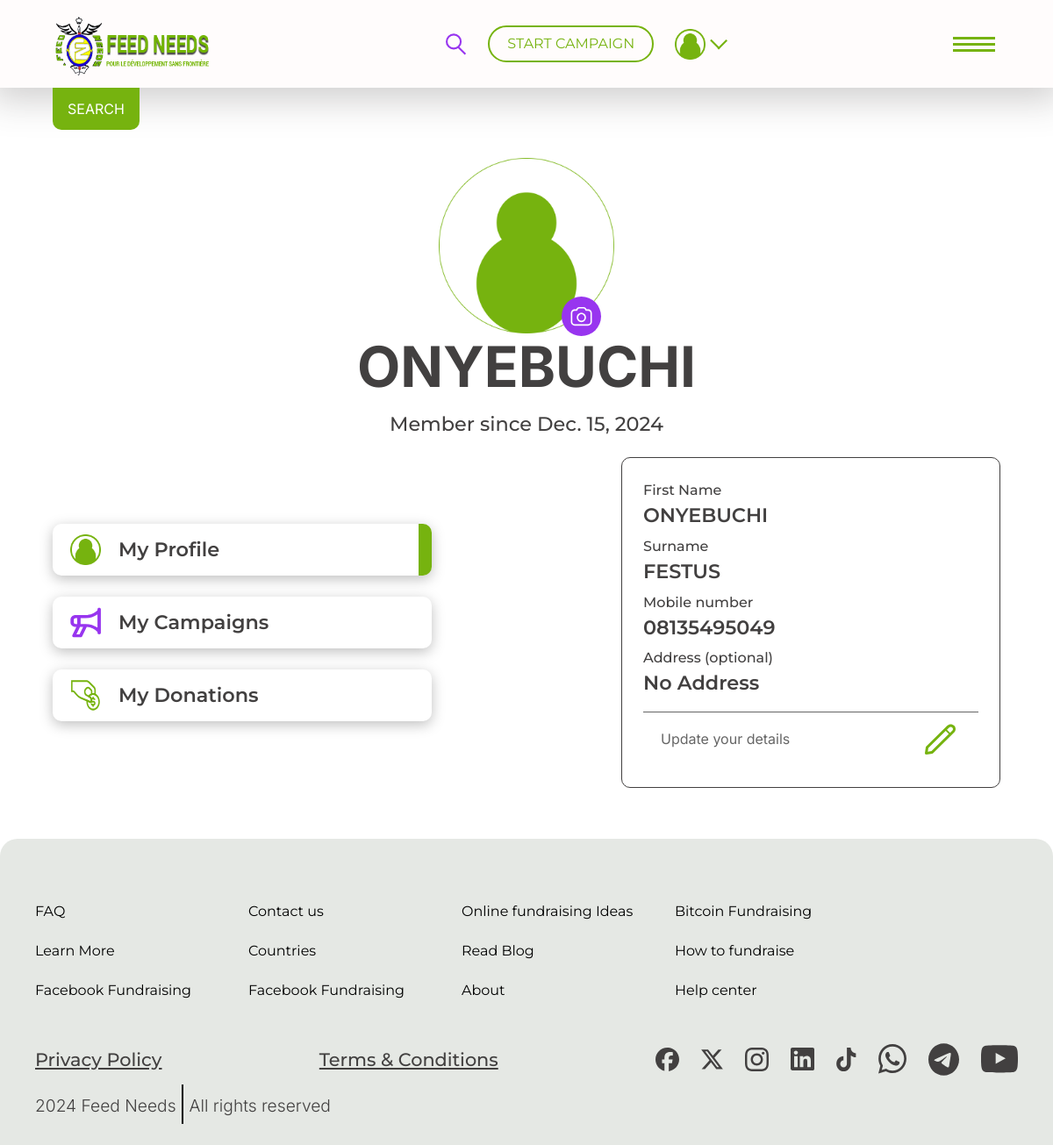
The page /profile (signed in) on the database as committed earlier.
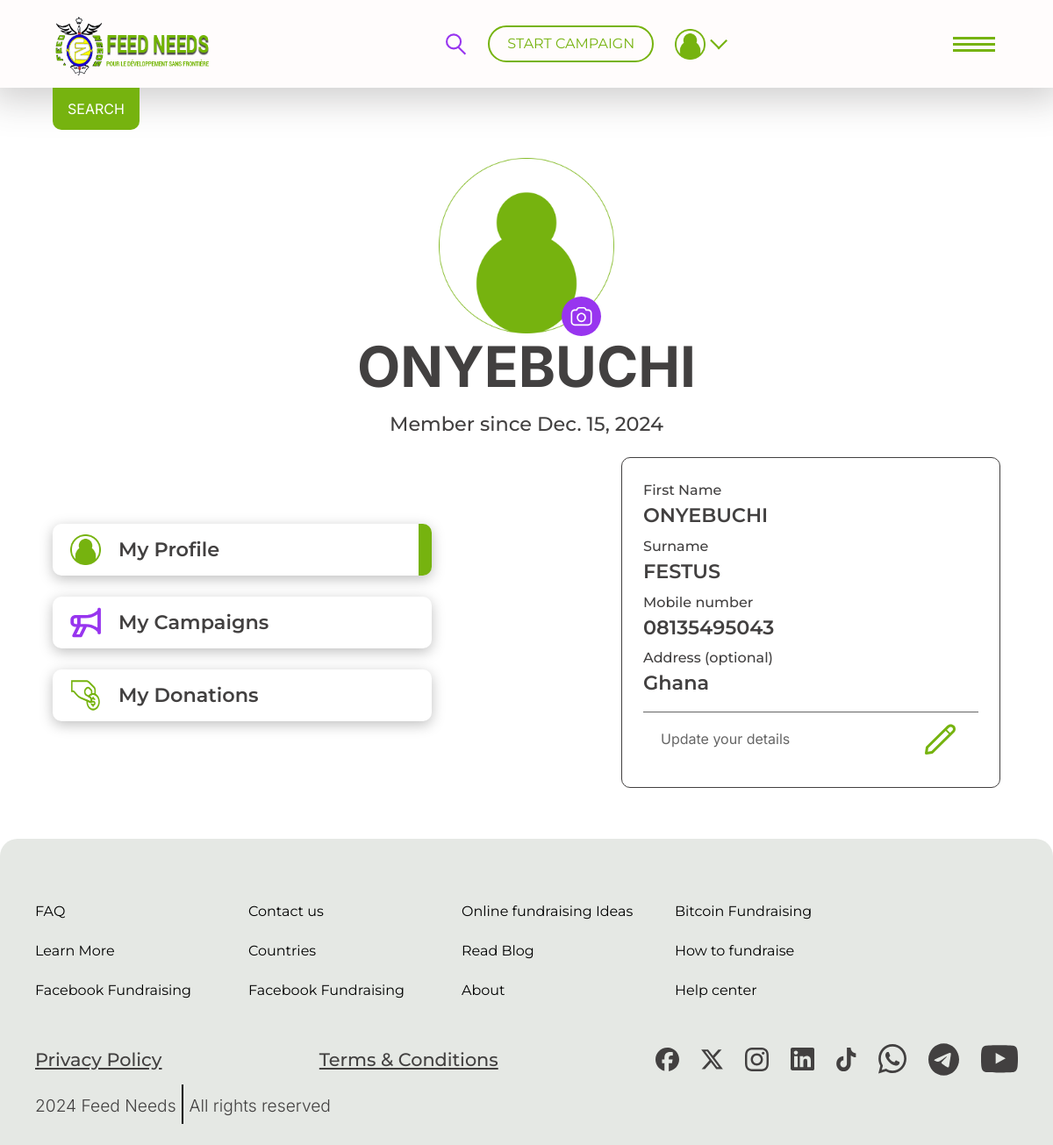
The same page on the database as committed later.
### base/models.py (models this page shows, shortened)
class CustomUser(AbstractUser):
    phone_number = models.CharField(max_length=15, null=True, blank=True)

class Profile(models.Model):
    user= models.ForeignKey(CustomUser, on_delete=models.CASCADE)
    address = models.CharField( max_length=100,null=True)

### base/views.py (the view, shortened to what this page needs)
# urls.py: path('profile',profile,name="profile"),
@login_required(login_url="login")
def profile(request):
    campaign = Campaign.objects.filter(user=request.user)
    profile = get_object_or_404(Profile, user=request.user)
    donations = Donation.objects.filter(campaign__user=request.user).select_related("campaign", "user")
    context = {
        "campaign": campaign,
        "donations": donations,
        "profile": profile,
    }
    return render(request, 'profile.html', context)

### base/templates/profile.html (shortened to what this page needs)
<!DOCTYPE html>
<html lang="en">
	<head>
		<link
			href="https://cdn.jsdelivr.net/npm/bootstrap@5.3.3/dist/css/bootstrap.min.css"
			rel="stylesheet"
		/>
		<link rel="stylesheet" href="../static/css/style.css" />
	</head>
	<body>
		<div class="profile page">
			<nav class="navbar sticky-top bos align-items-center bos">
				<div class="container">
					<img
						class="logo-img"
						src="../static/img/Feed-logo.png"
						alt="logo img"
					/>
					<div
						class="nav-util-cta-container ms-md-3 d-flex align-items-center gap-4"
					>
						<img
							class="search-icon"
							src="../static/img/svg/search-icon.svg"
							alt="search icon"
						/>
						<a href="#" class="start-camp-cta">START CAMPAIGN</a>
						<div class="profile-cta-container">
							<img
								class="profile-icon"
								src="../static/img/profile-icon.png"
								alt="profile icon"
							/>
							<img
								class="down-arrow"
								src="../static/img/svg/down-arrow.svg"
								alt="down arrow icon"
							/>
						</div>
					</div>
					<div class="hamburger">
						<span></span>
						<span></span>
						<span></span>
					</div>
				</div>
				<span class="page-highlight-span">SEARCH</span>
			</nav>
			<main class="light-bg-clr pd-down">
                <div class="flex-column justify-content-center">
                    <div class="profile-img-container pos-rel">
                        <img class="profile-page-img" src="../static/img/profile-img.png" alt="">
                        <span class="profile-camera-icon flex-center">
                            <img src="../static/img/svg/camera-icon.svg" alt="camera icon">
                        </span>
                    </div>
                    <h3 class="page-head text-center">{{request.user.first_name}}</h3>
                    <p class="mac-text-mid text-center">Member since {{ request.user.date_joined|date}}</p>
                </div>
                <div class="profile-main-content mt-3">
                    <div class="profile-util-container flex-column gap-4 align-items-start">
                        <div class="profile-util-item my-profile">
                            <div data-profile_cta="my-profile" class="profile-util-item-head">
                                <img class="icon" src="../static/img/profile-icon.png" alt="profile icon">
                                <span class="mac-text-mid">My Profile</span>
                            </div>
                        </div>
                        <div  class="profile-util-item">
                            <div data-profile_cta="my-donations" class="profile-util-item-head campaign">
                                <img class="icon" src="../static/img/svg/megaphone.svg" alt="profile icon">
                                <span class="mac-text-mid">My Campaigns</span>
                            </div>
                        </div>
                        <div  class="profile-util-item">
                            <div data-profile_cta="my-campaigns" class="profile-util-item-head">
                                <img class="icon" src="../static/img/svg/donor-icon.svg" alt="profile icon">
                                <span class="mac-text-mid">My Donations</span>
                            </div>
                        </div>
                    </div>
           {% if request.user.is_authenticated %}
					<div class="profile-info-wrapper flex-column">
						<div data-profile_category="my-profile" class="info-item profile-details-container w-100 bd p-4 br-10">
							<div class="profile-details-item">
								<span class="mac-text-sm fw-500">First Name</span>
								<p class="mac-text-mid fw-600">{{request.user.first_name}}</p>
							</div>
							<div class="profile-details-item">
								<span class="mac-text-sm fw-500">Surname</span>
								<p class="mac-text-mid fw-600">{{request.user.last_name}}</p>
							</div>
							<div class="profile-details-item">
								<span class="mac-text-sm fw-500">Mobile number</span>
								<p class="mac-text-mid fw-600">{{request.user.phone_number}}</p>
							</div>
							<div class="profile-details-item">
								<span class="mac-text-sm fw-500">Address (optional)</span>
								{% if not profile.address %}
								<p class="mac-text-mid fw-600">No Address</p>
								{% else %}
								<p class="mac-text-mid fw-600">{{profile.address}}</p>
								{% endif %}
							</div>
							<div class="edit-cta-container">
								<span class="edit-text">Update your details</span>
								<button  data-bs-toggle="modal" data-bs-target="#updateProfileModal" class="edit-btn"><img src="../static/img/svg/pen.svg" alt=""></button>
							</div>
						</div>
						{% endif %}
					</div>
                </div>
			</main>
			<footer class="pos-rel mt-5">
				<div class="footer-bottom-wrapper">
					<div class="w-100">
						<ul class="footer-links-container grid">
							<li><a href="#" class="footer-links">FAQ</a></li>
							<li><a href="#" class="footer-links">Contact us</a></li>
							<li>
								<a href="#" class="footer-links">Online fundraising Ideas</a>
							</li>
							<li><a href="#" class="footer-links">Bitcoin Fundraising</a></li>
							<li><a href="#" class="footer-links">Learn More</a></li>
							<li><a href="#" class="footer-links">Countries</a></li>
							<li><a href="#" class="footer-links">Read Blog</a></li>
							<li><a href="#" class="footer-links">How to fundraise</a></li>
							<li><a href="#" class="footer-links">Facebook Fundraising</a></li>
							<li><a href="#" class="footer-links">Facebook Fundraising</a></li>
							<li><a href="#" class="footer-links">About</a></li>
							<li><a href="#" class="footer-links">Help center</a></li>
						</ul>
						<div class="flex-wrap gp-20 footer-bottom-link-container mt-5">
							<a href="#" class="footer-bottom-link">Privacy Policy</a>
							<a href="#" class="footer-bottom-link">Terms & Conditions</a>
							<div class="social-media-container flex-wrap">
								<a href="#" class="flex-center">
									<img
										class="social-icon"
										src="../static/img/svg/socials/facebook.svg"
										alt="Facebook icon"
									/>
								</a>
								<a href="#" class="flex-center">
									<img
										class="social-icon"
										src="../static/img/svg/socials/twitter.svg"
										alt="Twitter icon"
									/>
								</a>
								<a href="#" class="flex-center">
									<img
										class="social-icon"
										src="../static/img/svg/socials/instagram.svg"
										alt="Instagram icon"
									/>
								</a>
								<a href="#" class="flex-center">
									<img
										class="social-icon"
										src="../static/img/svg/socials/linkedIn.svg"
										alt="LinkedIn icon"
									/>
								</a>
								<a href="#" class="flex-center">
									<img
										class="social-icon"
										src="../static/img/svg/socials/tiktok.svg"
										alt="Tiktok icon"
									/>
								</a>
								<a href="#" class="flex-center">
									<img
										class="social-icon"
										src="../static/img/svg/socials/whatsapp.svg"
										alt="Whatsapp icon"
									/>
								</a>
								<a href="#" class="flex-center">
									<img
										class="social-icon"
										src="../static/img/svg/socials/telegram.svg"
										alt="Telegram icon"
									/>
								</a>
								<a href="#" class="flex-center">
									<img
										class="social-icon"
										src="../static/img/svg/socials/youtube.svg"
										alt="Youtube icon"
									/>
								</a>
							</div>
							<div class="copyright-container pos-rel flex gp-15">
								<p class="copyright-text">2024 Feed Needs</p>
								<span class="dash"></span>
								<p class="copyright-text">All rights reserved</p>
							</div>
						</div>
					</div>
				</div>
			</footer>
		</div>
	</body>
</html>

### base/static/css/util-text.css (style rules this page uses)
.page-head { font-weight: 700; font-size: 4rem; margin: 0px 0px 10px; }
.fw-500 { font-weight: 500!important; }
.fw-600 { font-weight: 600!important; }
.mac-text-large, .mac-text-sm, .mac-text-mid { font-family: var(--montserrat-font); }
.mac-text-mid { font-weight: 500; font-size: 1.4rem; }
.mac-text-sm { font-size: 1rem; font-weight: 300; }

### base/static/css/util-layout.css (style rules this page uses)
.flex { display: flex; align-items: center; }
.flex-center { display: flex; align-items: center; justify-content: center; }
.flex-wrap { display: flex; align-items: center; flex-wrap: wrap; }
.flex-column { display: flex; flex-direction: column; justify-content: center; align-items: center; }
.gp-15 { gap: 15px; }
.gp-20 { gap: 20px; }
.w-100 { width: 100%!important; }
.grid { display: grid; grid-template-columns: repeat(auto-fit, minmax(280px, 1fr)); gap: 20px; }
.bd { border: 1px solid var(--dark-text-clr); }
.br-10 { border-radius: 10px; }

Rows that differ between the two databases and show on the page:
changed CustomUser "ONYEBUCHI": user.phone_number "08135495049" → "08135495043"
now on this page (row edited): Profile: address "Ghana"
changed Profile: address empty → "Ghana " (drawn)
Other text that changed with them:
text no longer shown: "No Address"
